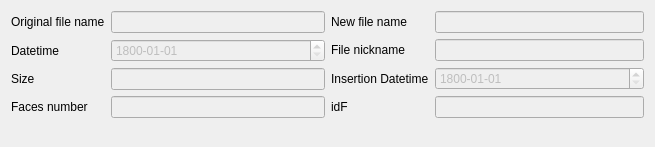
<?xml version="1.0" encoding="UTF-8"?>
<ui version="4.0">
 <class>Img_metadata</class>
 <widget class="QWidget" name="Img_metadata">
  <property name="geometry">
   <rect>
    <x>0</x>
    <y>0</y>
    <width>655</width>
    <height>147</height>
   </rect>
  </property>
  <property name="windowTitle">
   <string>Form</string>
  </property>
  <layout class="QHBoxLayout" name="horizontalLayout_2">
   <item>
    <layout class="QHBoxLayout" name="horizontalLayout">
     <item>
      <layout class="QFormLayout" name="formLayout">
       <item row="0" column="0">
        <widget class="QLabel" name="label">
         <property name="text">
          <string>Original file name</string>
         </property>
        </widget>
       </item>
       <item row="0" column="1">
        <widget class="QLineEdit" name="lineEdit_file_name">
         <property name="enabled">
          <bool>false</bool>
         </property>
        </widget>
       </item>
       <item row="1" column="0">
        <widget class="QLabel" name="label_2">
         <property name="text">
          <string>Datetime</string>
         </property>
        </widget>
       </item>
       <item row="2" column="0">
        <widget class="QLabel" name="label_3">
         <property name="text">
          <string>Size</string>
         </property>
        </widget>
       </item>
       <item row="2" column="1">
        <widget class="QLineEdit" name="lineEdit_size">
         <property name="enabled">
          <bool>false</bool>
         </property>
        </widget>
       </item>
       <item row="3" column="0">
        <widget class="QLabel" name="label_7">
         <property name="text">
          <string>Faces number</string>
         </property>
        </widget>
       </item>
       <item row="3" column="1">
        <widget class="QLineEdit" name="lineEdit_faces_n">
         <property name="enabled">
          <bool>false</bool>
         </property>
        </widget>
       </item>
       <item row="1" column="1">
        <widget class="QDateEdit" name="dateEdit_datetime">
         <property name="enabled">
          <bool>false</bool>
         </property>
         <property name="dateTime">
          <datetime>
           <hour>0</hour>
           <minute>0</minute>
           <second>0</second>
           <year>1800</year>
           <month>1</month>
           <day>1</day>
          </datetime>
         </property>
         <property name="minimumDate">
          <date>
           <year>1800</year>
           <month>1</month>
           <day>1</day>
          </date>
         </property>
         <property name="displayFormat">
          <string>yyyy-MM-dd</string>
         </property>
         <property name="date">
          <date>
           <year>1800</year>
           <month>1</month>
           <day>1</day>
          </date>
         </property>
        </widget>
       </item>
      </layout>
     </item>
     <item>
      <layout class="QFormLayout" name="formLayout_2">
       <item row="0" column="0">
        <widget class="QLabel" name="label_4">
         <property name="text">
          <string>New file name</string>
         </property>
        </widget>
       </item>
       <item row="1" column="0">
        <widget class="QLabel" name="label_5">
         <property name="text">
          <string>File nickname</string>
         </property>
        </widget>
       </item>
       <item row="2" column="0">
        <widget class="QLabel" name="label_6">
         <property name="text">
          <string>Insertion Datetime</string>
         </property>
        </widget>
       </item>
       <item row="3" column="0">
        <widget class="QLabel" name="label_8">
         <property name="text">
          <string>idF</string>
         </property>
        </widget>
       </item>
       <item row="0" column="1">
        <widget class="QLineEdit" name="lineEdit_new_file_name">
         <property name="enabled">
          <bool>false</bool>
         </property>
        </widget>
       </item>
       <item row="1" column="1">
        <widget class="QLineEdit" name="lineEdit_nickname">
         <property name="enabled">
          <bool>false</bool>
         </property>
        </widget>
       </item>
       <item row="2" column="1">
        <widget class="QDateEdit" name="dateEdit_ins_datetime">
         <property name="enabled">
          <bool>false</bool>
         </property>
         <property name="dateTime">
          <datetime>
           <hour>0</hour>
           <minute>0</minute>
           <second>0</second>
           <year>1800</year>
           <month>1</month>
           <day>1</day>
          </datetime>
         </property>
         <property name="minimumDate">
          <date>
           <year>1800</year>
           <month>1</month>
           <day>1</day>
          </date>
         </property>
         <property name="displayFormat">
          <string>yyyy-MM-dd</string>
         </property>
         <property name="date">
          <date>
           <year>1800</year>
           <month>1</month>
           <day>1</day>
          </date>
         </property>
        </widget>
       </item>
       <item row="3" column="1">
        <widget class="QLineEdit" name="lineEdit_idF">
         <property name="enabled">
          <bool>false</bool>
         </property>
        </widget>
       </item>
      </layout>
     </item>
    </layout>
   </item>
  </layout>
 </widget>
 <resources/>
 <connections/>
</ui>
